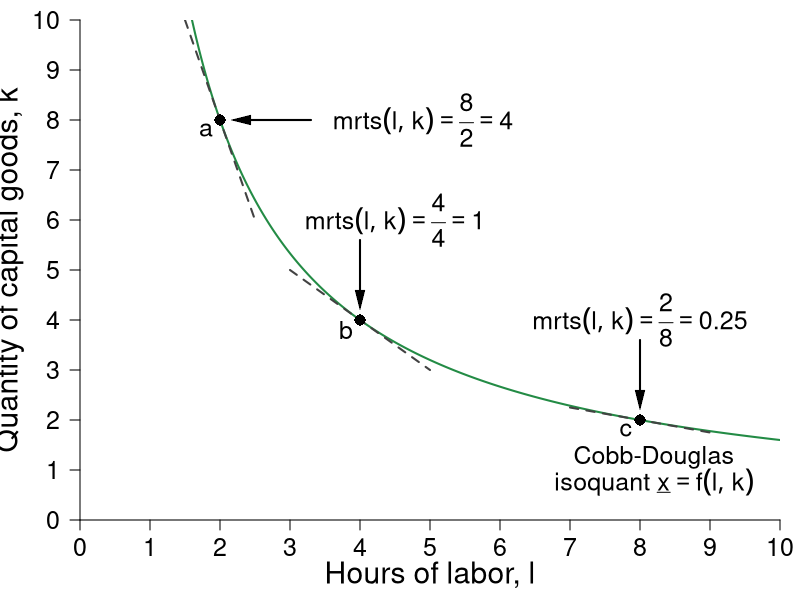

Generate this figure with R:
#Graph Designer: Simon Halliday
#Authors: Bowles, Foley and Halliday
#Title: Coordination, Conflict and Competition: A Text in Microeconomics

library(shape)
pdf(file = "specprodexch/isoquant_trs.pdf", width = 7, height = 7)

#Set parameters for graphics
pointsize <- 1.8
axislabelsize <- 1.8
labelsize <- 1.5
namesize <- 1.8
annotatesize <- 1.5
graphlinewidth <- 2
segmentlinewidth <- 1.5


COL <- c("#7fc97f", "#beaed4", "#fdc086", "#ffff99", "#386cb0", "#f0027f", "#bf5b17", "#666666")
COLA <- c("#e0f3db", "#99d8c9","#66c2a4","#41ae76", "#238b45", "#005824")
COLB <- c("#c6dbef", "#4eb3d3", "#2b8cbe", "#0868ac","#084081")

#Edited the margins to cater for the larger LHS labels
par(mar =  c(4, 4, 1, 1))

uFn <- function(x, y, alpha = 0.5){
  (x^alpha)*(y^(1 - alpha))
}

indiffA <- function(x, alpha = 0.5, uA = 5) {
  (uA / x^alpha)^(1/(1 - alpha))
}

trsline <- function(x, constant = 10, slope = 4){
  constant - (slope)*x
}

xlims <- c(0, 10)
ylims <- c(0, 10)

npts <- 501 
x <- seq(xlims[1], xlims[2], length.out = npts)
y <- seq(ylims[1], ylims[2], length.out = npts) 
a <- c(2, 4, 6)

plot(0, 0, xlim = xlims, ylim = ylims, type = "n",
     xlab = expression(paste("")),
     ylab = expression(paste("")), 
     xaxt = "n", 
     yaxt = "n", 
     cex.lab = axislabelsize, 
     bty = "n", 
     xaxs = "i", 
     yaxs = "i"
)


ticksy <- seq(from = 0, to = ylims[2], by = 1)
ylabels <- seq(from = 0, to = ylims[2], by = 1)
ticksx <- seq(from = 0, to = xlims[2], by = 1)
xlabels <- seq(from = 0, to = xlims[2], by = 1)

axis(1, at = ticksx, pos = 0, labels = xlabels, cex.axis = labelsize)
axis(2, at = ticksy, pos = 0, labels = ylabels, las = 1, cex.axis = labelsize)

npts <- 500 
xx1 <- seq(xlims[1], xlims[2], length.out = npts)
xx2 <- seq(0, xlims[2], length.out = npts)
xx3 <- seq(1.5, 2.5, length.out = npts)
xx4 <- seq(3, 5, length.out = npts)
xx5 <- seq(7, 9, length.out = npts)

#Draw the graphs
lines(xx1, indiffA(xx1, alpha = 0.5, uA = 4), col = COLA[5], lwd = graphlinewidth)
lines(xx3, trsline(xx3, constant = 16), col = "grey26", lty = 2, lwd = graphlinewidth)
lines(xx4, trsline(xx4, constant = 8, slope = 1), col = "grey26", lty = 2, lwd = graphlinewidth)
lines(xx5, trsline(xx5, constant = 4, slope = 0.25), col = "grey26", lty = 2, lwd = graphlinewidth)

#Axis labels
text(0.5*xlims[2], -1.1, expression(paste("Hours of labor, ", l)), xpd = TRUE, cex = axislabelsize) 
text(-1, 0.5*ylims[2], expression(paste("Quantity of capital goods, ", k)), xpd = TRUE, cex = axislabelsize, srt = 90) 

#Label the indifference curves
text(8.2, 1.25, expression("Cobb-Douglas"), cex = labelsize, xpd = TRUE)
text(8.2, 0.75, expression(paste("isoquant ", underline(x) ==f(l,k))), cex = labelsize, xpd = TRUE)

text(8, 4, expression(paste(mrts(l,k) == frac(2,8), phantom() == 0.25)), cex = labelsize, xpd = TRUE)
Arrows(8, 3.6, 8, 2.4, col = "black", lty = 1, lwd = 2, arr.type = "triangle", arr.lwd = 0.5)

text(4.5, 6, expression(paste(mrts(l,k) == frac(4,4), phantom()==1)), cex = labelsize)
Arrows(4, 5.6, 4, 4.4, col = "black", lty = 1, lwd = 2, arr.type = "triangle", arr.lwd = 0.5)

text(4.9, 8, expression(paste(mrts(l,k) == frac(8,2), phantom() == 4)), cex = labelsize)
Arrows(3.3, 8, 2.3, 8, col = "black", lty = 1, lwd = 2, arr.type = "triangle", arr.lwd = 0.5)


#Label feasible and infeasible
#Label removed for now
#text(8, 9, expression(paste(mrts(l,k) == frac(x[l], x[k]), phantom() == frac(mp[l], mp[k]), phantom() == -frac(dk,dl))), cex = labelsize, xpd = TRUE)


#Annotate points (4,4),(2,8),(8,2) on feasibility frontier
text(3.8, 3.8, expression(paste(b)), cex = labelsize)
points(4, 4, pch = 16, col = "black", cex = 1.5)

text(1.8, 7.8, expression(paste(a)), cex = labelsize)
points(2, 8, pch = 16, col = "black", cex = 1.5)

text(7.8, 1.8, expression(paste(c)), cex = labelsize)
points(8, 2, pch = 16, col = "black", cex = 1.5)


dev.off()
